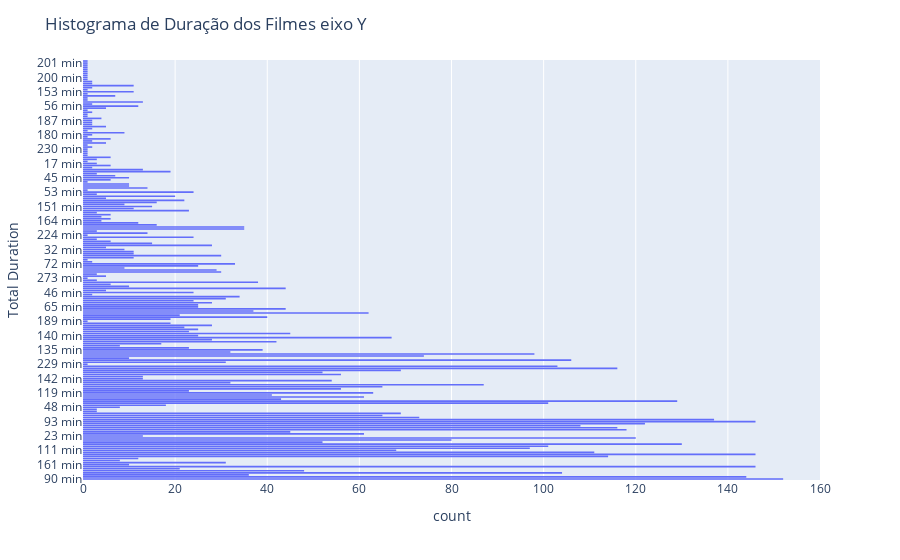

Notebook code for this chart:
### Code cell
fig = px.histogram(filmes, y = "duration_min")
fig.update_layout(title_text="Histograma de Duração dos Filmes eixo Y",
                  yaxis=dict(title_text="Total Duration"))
fig.show()

### Figure 1 — Plotly figure (JSON) as saved in the notebook; plotly's stock layout.template omitted (floating-point values rounded to 4 significant figures; data arrays with more than 128 entries replaced by an {"elided": "..."} marker saying what was removed)
{"data": [{"alignmentgroup": "True", "bingroup": "y", "hovertemplate": "count=%{x}<br>duration_min=%{y}<extra></extra>", "legendgroup": "", "marker": {"color": "#636efa", "pattern": {"shape": ""}}, "name": "", "offsetgroup": "", "orientation": "h", "showlegend": false, "type": "histogram", "xaxis": "x", "y": {"elided": "6131 str values"}, "yaxis": "y"}], "layout": {"autosize": true, "barmode": "relative", "legend": {"tracegroupgap": 0}, "margin": {"t": 60}, "title": {"text": "Histograma de Duração dos Filmes eixo Y"}, "xaxis": {"anchor": "y", "autorange": true, "domain": [0, 1], "range": [0, 160], "title": {"text": "count"}}, "yaxis": {"anchor": "x", "autorange": true, "domain": [0, 1], "range": [-0.5, 204.5], "title": {"text": "Total Duration"}, "type": "category"}}}
